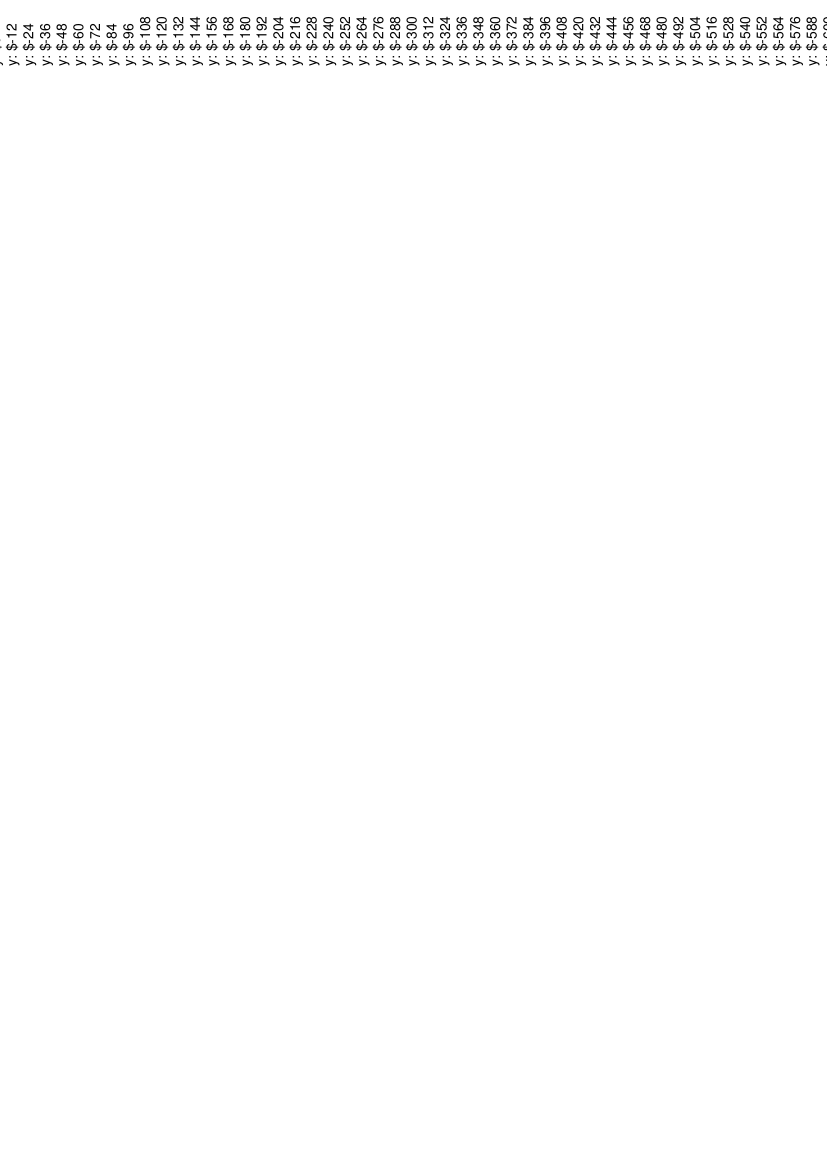

Write the Python code that produced this figure.
from reportlab.pdfgen import canvas
from reportlab.lib.pagesizes import A4
# Create a canvas
c = canvas.Canvas("coordinates_r90.pdf",pagesize=A4)
c.rotate(90)
c.translate(A4[1],0) 
c.setFontSize(10)
for i in range(0,int(A4[1]),12): 
    c.drawString(-48,i*-1,f'y: ${str(i*-1)}')


c.save()